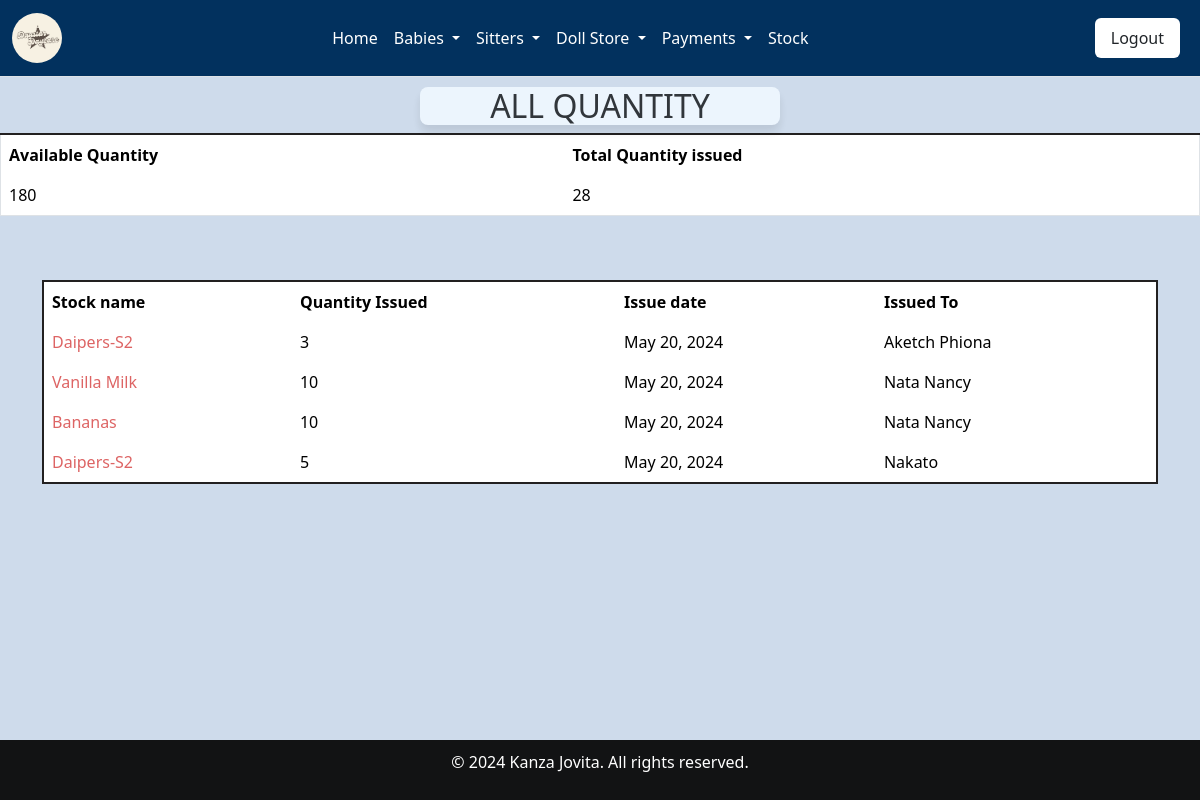
The page /all_issue_items/ (signed in) on the database as committed earlier.
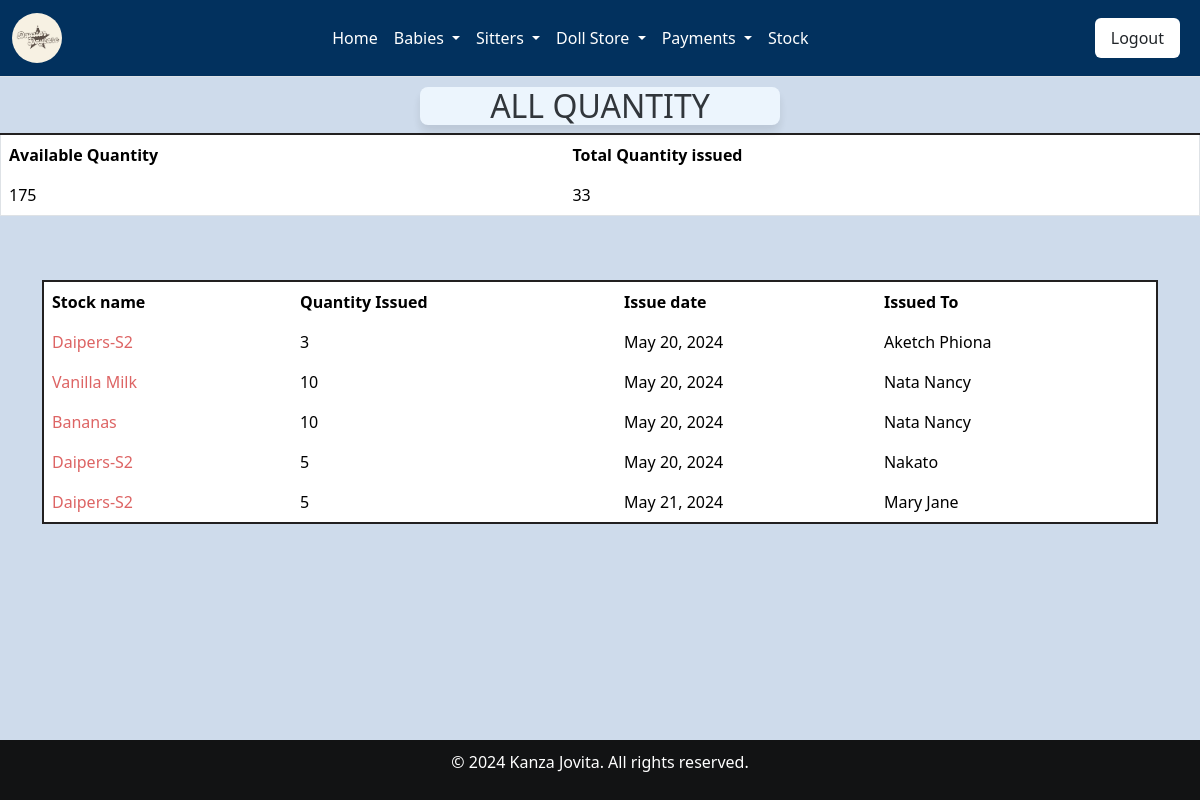
The same page on the database as committed later.
### home/models.py (models this page shows, shortened)
class Used(models.Model):
    item = models.ForeignKey(Procurement, on_delete=models.CASCADE)
    quantity_issued = models.IntegerField(default=0)
    issue_date = models.DateField(default=timezone.now)
    issued_to = models.CharField(default=0, max_length=100)

class Procurement(models.Model):
    category = models.ForeignKey(Category, on_delete=models.CASCADE, null=True, blank=True)
    item_name = models.CharField(max_length=200)
    Quantity = models.IntegerField(default=0)
    date = models.DateField(auto_now_add=True, null=True)
    received_quantity = models.IntegerField(default=0, null=False, blank=False)
    def __str__(self):
        return str(self.item_name)

### home/views.py (the view)
# urls.py: path('all_issue_items/', views.all_issue_items, name='all_issue_items'),
@login_required  # Ensures user authentication
def all_issue_items(request):
    issues = Used.objects.all()  # Retrieving all used (issued) items
    total_issued_quantity = issues.aggregate(total_issued_quantity=Sum('quantity_issued'))['total_issued_quantity'] or 0
    total_received_quantity = Procurement.objects.aggregate(total_received_quantity=Sum('Quantity'))['total_received_quantity'] or 0
    net_quantity = total_received_quantity - total_issued_quantity
    return render(request, 'all_issue_items.html', {'issues': issues, 'total_issued_quantity': total_issued_quantity, 'total_received_quantity': total_received_quantity, 'net_quantity': net_quantity})

### home/templates/all_issue_items.html (shortened to what this page needs)
{% extends 'base.html' %} {% block content %}
<div class="card-header">
<h2>ALL QUANTITY</h2>
</div>
  <table class="table" style="border-top: 2px solid rgb(34,32,32);">
    <thead class="thead-dark">
      <tr>
        <th scope="col">Available Quantity</th>
        <th scope="col">Total Quantity issued</th>
      </tr>
    </thead>
    <tbody>
      <tr>
        <td>{{total_received_quantity}}</td>
        <td>{{total_issued_quantity}}</td>
      </tr>
    </tbody>
  </table>
<br><br>
<div class="container">
  <table class="table" style="border-top: 2px solid rgb(34,32,32); border-bottom: 2px solid rgb(34,32,32); border-left: 2px solid rgb(34,32,32); border-right: 2px solid rgb(34,32,32);">
    <thead class="thead-dark">
      <tr>
        <th scope="col">Stock name</th>
        <th scope="col">Quantity Issued</th>
        <th scope="col">Issue date</th>
        <th scope="col">Issued To</th>
      </tr>
    </thead>
    {% for issue  in issues %}
    <tbody>
      <tr>
        <td style="color: rgb(221, 100, 100);">{{issue.item | title}}</td>
        <td>{{issue.quantity_issued}}</td>
        <td>{{issue.issue_date}}</td>
        <td>{{issue.issued_to}}</td>
      </tr>
    </tbody>
    {% endfor %}
  </table>
</div>
{% endblock%}

Rows that differ between the two databases and show on the page:
added Used: item "Daipers-S2", quantity_issued "5", issue_date "May 21, 2024", issued_to "Mary Jane"
Other text that changed with them:
{{ total_received_quantity }}: "180" → "175"
{{ total_issued_quantity }}: "28" → "33"
